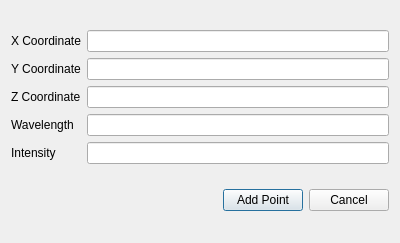
<?xml version="1.0" encoding="UTF-8"?>
<ui version="4.0">
 <class>AddPointDialog</class>
 <widget class="QDialog" name="AddPointDialog">
  <property name="geometry">
   <rect>
    <x>0</x>
    <y>0</y>
    <width>400</width>
    <height>243</height>
   </rect>
  </property>
  <property name="windowTitle">
   <string>AddPointDialog</string>
  </property>
  <layout class="QVBoxLayout" name="verticalLayout">
   <item>
    <layout class="QGridLayout" name="gridLayout">
     <item row="0" column="0">
      <widget class="QLabel" name="label">
       <property name="text">
        <string>X Coordinate</string>
       </property>
      </widget>
     </item>
     <item row="0" column="1">
      <widget class="QLineEdit" name="lineEdit"/>
     </item>
     <item row="1" column="0">
      <widget class="QLabel" name="label_2">
       <property name="text">
        <string>Y Coordinate</string>
       </property>
      </widget>
     </item>
     <item row="1" column="1">
      <widget class="QLineEdit" name="lineEdit_2"/>
     </item>
     <item row="2" column="0">
      <widget class="QLabel" name="label_3">
       <property name="text">
        <string>Z Coordinate</string>
       </property>
      </widget>
     </item>
     <item row="2" column="1">
      <widget class="QLineEdit" name="lineEdit_3"/>
     </item>
     <item row="3" column="0">
      <widget class="QLabel" name="label_4">
       <property name="text">
        <string>Wavelength</string>
       </property>
      </widget>
     </item>
     <item row="3" column="1">
      <widget class="QLineEdit" name="lineEdit_4"/>
     </item>
     <item row="4" column="0">
      <widget class="QLabel" name="label_5">
       <property name="text">
        <string>Intensity</string>
       </property>
      </widget>
     </item>
     <item row="4" column="1">
      <widget class="QLineEdit" name="lineEdit_5"/>
     </item>
    </layout>
   </item>
   <item>
    <layout class="QHBoxLayout" name="horizontalLayout">
     <item>
      <spacer name="horizontalSpacer">
       <property name="orientation">
        <enum>Qt::Horizontal</enum>
       </property>
       <property name="sizeHint" stdset="0">
        <size>
         <width>40</width>
         <height>20</height>
        </size>
       </property>
      </spacer>
     </item>
     <item>
      <widget class="QPushButton" name="pushButton">
       <property name="text">
        <string>Add Point</string>
       </property>
      </widget>
     </item>
     <item>
      <widget class="QPushButton" name="pushButton_2">
       <property name="text">
        <string>Cancel</string>
       </property>
      </widget>
     </item>
    </layout>
   </item>
  </layout>
 </widget>
 <layoutdefault spacing="6" margin="11"/>
 <resources/>
 <connections>
  <connection>
   <sender>pushButton_2</sender>
   <signal>clicked()</signal>
   <receiver>AddPointDialog</receiver>
   <slot>reject()</slot>
   <hints>
    <hint type="sourcelabel">
     <x>335</x>
     <y>213</y>
    </hint>
    <hint type="destinationlabel">
     <x>348</x>
     <y>242</y>
    </hint>
   </hints>
  </connection>
  <connection>
   <sender>pushButton</sender>
   <signal>clicked()</signal>
   <receiver>AddPointDialog</receiver>
   <slot>accept()</slot>
   <hints>
    <hint type="sourcelabel">
     <x>238</x>
     <y>198</y>
    </hint>
    <hint type="destinationlabel">
     <x>172</x>
     <y>210</y>
    </hint>
   </hints>
  </connection>
 </connections>
</ui>
